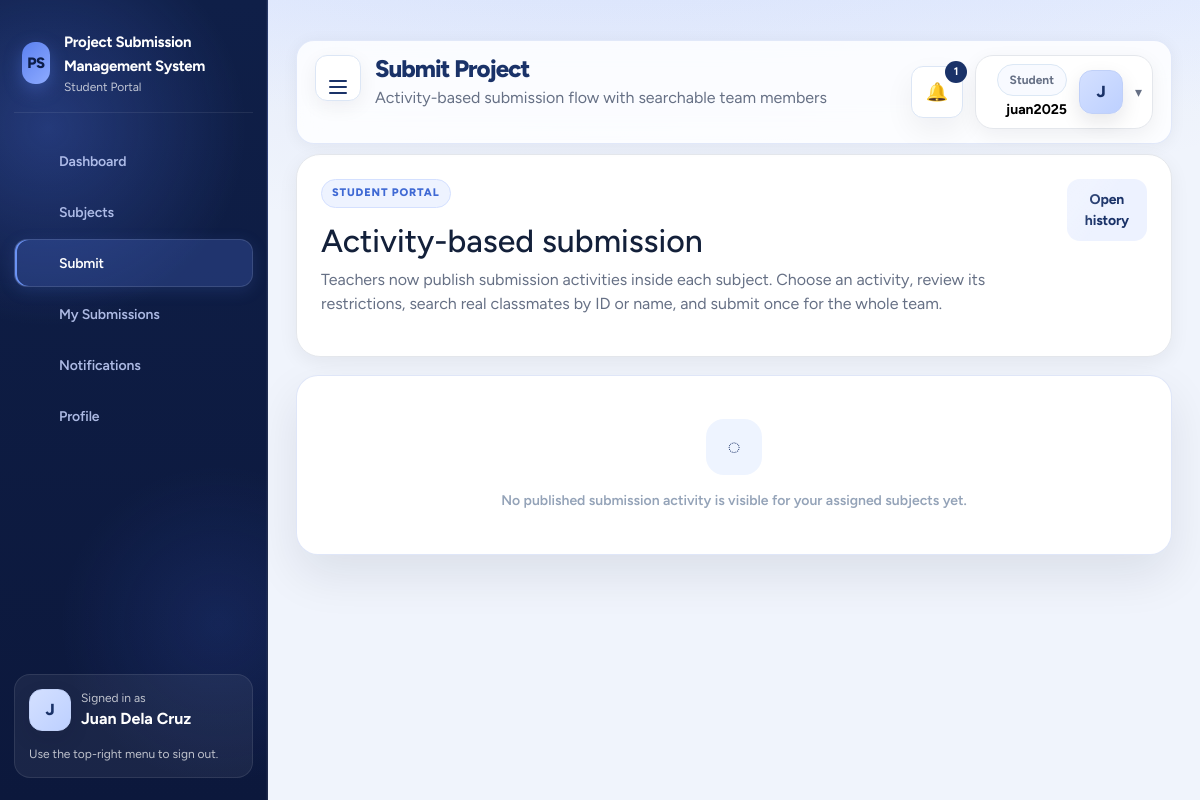
Page /project/student/submit.php (signed in) on the committed database.
### tables this page shows
CREATE TABLE submissions (
    id INT AUTO_INCREMENT PRIMARY KEY,
    team_id INT NOT NULL,
    student_id INT NOT NULL,
    submitted_by_student_id INT NULL,
    section_id INT NOT NULL,
    subject_id INT NOT NULL,
    activity_id INT NULL,
    attempt_no INT NOT NULL DEFAULT 1,
    assigned_system VARCHAR(255) NOT NULL,
    company_name VARCHAR(255) NOT NULL,
    project_url TEXT NOT NULL,
    video_url TEXT NOT NULL,
    admin_username VARCHAR(100) NULL,
    admin_password VARCHAR(255) NULL,
    user_username VARCHAR(100) NULL,
    user_password VARCHAR(255) NULL,
    contact_email VARCHAR(150) NOT NULL,
    attachment_path VARCHAR(255) NULL,
    status ENUM('pending', 'reviewed', 'graded', 'archived') NOT NULL DEFAULT 'pending',
    grade VARCHAR(50) NULL,
    teacher_feedback TEXT NULL,
    review_notes TEXT NULL,
    submitted_at TIMESTAMP DEFAULT CURRENT_TIMESTAMP,
    updated_at TIMESTAMP DEFAULT CURRENT_TIMESTAMP ON UPDATE CURRENT_TIMESTAMP,
    CONSTRAINT fk_submissions_team FOREIGN KEY (team_id) REFERENCES teams(id) ON DELETE CASCADE ON UPDATE CASCADE,
    CONSTRAINT fk_submissions_student FOREIGN KEY (student_id) REFERENCES students(id) ON DELETE RESTRICT ON UPDATE CASCADE,
    CONSTRAINT fk_submissions_submitted_by FOREIGN KEY (submitted_by_student_id) REFERENCES students(id) ON DELETE SET NULL ON UPDATE CASCADE,
    CONSTRAINT fk_submissions_section FOREIGN KEY (section_id) REFERENCES sections(id) ON DELETE RESTRICT ON UPDATE CASCADE,
    CONSTRAINT fk_submissions_subject FOREIGN KEY (subject_id) REFERENCES subjects(id) ON DELETE RESTRICT ON UPDATE CASCADE,
    CONSTRAINT fk_submissions_activity FOREIGN KEY (activity_id) REFERENCES submission_activities(id) ON DELETE SET NULL ON UPDATE CASCADE,
    INDEX idx_team_activity_attempt (team_id, activity_id, attempt_no),
    INDEX idx_student_activity_attempt (student_id, activity_id, attempt_no)
);

CREATE TABLE students (
    id INT AUTO_INCREMENT PRIMARY KEY,
    student_id VARCHAR(50) NOT NULL UNIQUE,
    full_name VARCHAR(150) NOT NULL,
    email VARCHAR(150) NOT NULL UNIQUE,
    username VARCHAR(100) NOT NULL UNIQUE,
    password_hash VARCHAR(255) NOT NULL,
    avatar_path VARCHAR(255) NULL,
    section_id INT NOT NULL,
    account_status ENUM('pending', 'active', 'view_only', 'inactive', 'archived') NOT NULL DEFAULT 'pending',
    can_submit TINYINT(1) NOT NULL DEFAULT 1,
    created_at TIMESTAMP DEFAULT CURRENT_TIMESTAMP,
    updated_at TIMESTAMP DEFAULT CURRENT_TIMESTAMP ON UPDATE CURRENT_TIMESTAMP,
    CONSTRAINT fk_students_section FOREIGN KEY (section_id) REFERENCES sections(id) ON DELETE RESTRICT ON UPDATE CASCADE
);

### project/backend/config/app.php (called while the page is built, shortened)
<?php
function url(string $path = ''): string {
    return rtrim(APP_URL, '/') . '/' . ltrim($path, '/');
}
function asset_url(string $file): string {
    $relative = 'backend/assets/' . ltrim($file, '/');
    $absolute = dirname(__DIR__) . '/assets/' . ltrim($file, '/');
    $version = is_file($absolute) ? ('?v=' . filemtime($absolute)) : '';
    return url($relative) . $version;
}
function h(?string $value): string { return htmlspecialchars((string) $value, ENT_QUOTES, 'UTF-8'); }

### project/backend/config/auth.php (called while the page is built, shortened)
<?php
require_once __DIR__ . '/db.php';
function current_portal_role(): ?string {
    static $portalRole = null;
    static $resolved = false;
    if ($resolved) {
        return $portalRole;
    }
    $scriptPath = str_replace('\\', '/', $_SERVER['SCRIPT_NAME'] ?? '');
    $segments = array_values(array_filter(explode('/', trim($scriptPath, '/'))));
    $portalRole = $segments[1] ?? null;
    $resolved = true;
    return $portalRole;
}
function session_auth_store(): array {
    $auth = $_SESSION['auth'] ?? [];
    return is_array($auth) ? $auth : [];
}
function current_role(): ?string {
    $portalRole = current_portal_role();
    $auth = session_auth_store();
    if ($portalRole && isset($auth[$portalRole]['user'])) {
        return $portalRole;
    }
    return null;
}
function current_user(): ?array {
    $portalRole = current_portal_role();
    $auth = session_auth_store();
    if ($portalRole && isset($auth[$portalRole]['user']) && is_array($auth[$portalRole]['user'])) {
        return $auth[$portalRole]['user'];
    }
    return null;
}
function count_unread_notifications(string $userType, int $userId): int {
    $stmt = pdo()->prepare('SELECT COUNT(*) FROM notifications WHERE user_type = ? AND user_id = ? AND is_read = 0');
    $stmt->execute([$userType, $userId]);
    return (int) $stmt->fetchColumn();
}

### project/backend/config/db.php (called while the page is built)
<?php
require_once __DIR__ . '/app.php';
function pdo(): PDO {
    static $pdo = null;
    if ($pdo instanceof PDO) {
        return $pdo;
    }
    $host = DB_HOST;
    $port = (string) DB_PORT;
    $db   = DB_NAME;
    $user = DB_USER;
    $pass = DB_PASS;
    $dsn = "mysql:host={$host};port={$port};dbname={$db};charset=utf8mb4";
    $options = [
        PDO::ATTR_ERRMODE => PDO::ERRMODE_EXCEPTION,
        PDO::ATTR_DEFAULT_FETCH_MODE => PDO::FETCH_ASSOC,
        PDO::ATTR_EMULATE_PREPARES => false,
    ];
    $pdo = new PDO($dsn, $user, $pass, $options);
    return $pdo;
}

### project/backend/helpers/query.php (the view, shortened to what this page needs)
<?php
require_once __DIR__ . '/../config/auth.php';
function student_team_submissions(int $studentId, bool $includeArchived = false): array {
    $sql = '
        SELECT DISTINCT
            sub.*,
            subj.subject_name,
            subj.subject_code,
            act.title AS activity_title,
            act.status AS activity_status,
            tm.role AS member_role,
            t.team_name,
            leader.full_name AS leader_name,
            (SELECT GROUP_CONCAT(st2.full_name ORDER BY st2.full_name SEPARATOR ", ")
             FROM team_members tm2
             JOIN students st2 ON st2.id = tm2.student_id
             WHERE tm2.team_id = t.id) AS team_members_list
        FROM team_members tm
        JOIN teams t ON t.id = tm.team_id
        JOIN submissions sub ON sub.team_id = t.id
        JOIN subjects subj ON subj.id = sub.subject_id
        LEFT JOIN submission_activities act ON act.id = sub.activity_id
        JOIN students leader ON leader.id = t.leader_student_id
        WHERE tm.student_id = ?
    ';
    if (!$includeArchived) {
        $sql .= ' AND sub.status <> "archived"';
    }
    $sql .= ' ORDER BY COALESCE(sub.updated_at, sub.submitted_at) DESC, sub.id DESC';
    $stmt = pdo()->prepare($sql);
    $stmt->execute([$studentId]);
    $rows = $stmt->fetchAll();
    return $rows;
}

### project/backend/helpers/query.php (the view, shortened to what this page needs)
<?php
require_once __DIR__ . '/../config/auth.php';
function student_team_submissions(int $studentId, bool $includeArchived = false): array {
    $sql = '
        SELECT DISTINCT
            sub.*,
            subj.subject_name,
            subj.subject_code,
            act.title AS activity_title,
            act.status AS activity_status,
            tm.role AS member_role,
            t.team_name,
            leader.full_name AS leader_name,
            (SELECT GROUP_CONCAT(st2.full_name ORDER BY st2.full_name SEPARATOR ", ")
             FROM team_members tm2
             JOIN students st2 ON st2.id = tm2.student_id
             WHERE tm2.team_id = t.id) AS team_members_list
        FROM team_members tm
        JOIN teams t ON t.id = tm.team_id
        JOIN submissions sub ON sub.team_id = t.id
        JOIN subjects subj ON subj.id = sub.subject_id
        LEFT JOIN submission_activities act ON act.id = sub.activity_id
        JOIN students leader ON leader.id = t.leader_student_id
        WHERE tm.student_id = ?
    ';
    if (!$includeArchived) {
        $sql .= ' AND sub.status <> "archived"';
    }
    $sql .= ' ORDER BY COALESCE(sub.updated_at, sub.submitted_at) DESC, sub.id DESC';
    $stmt = pdo()->prepare($sql);
    $stmt->execute([$studentId]);
    $rows = $stmt->fetchAll();
    return $rows;
}

### project/backend/partials/header.php (shortened to what this page needs)
<?php
$role = current_role();
$user = current_user();
$currentPath = $_SERVER['PHP_SELF'] ?? '';
$nav = [
    'admin' => [
        'Dashboard' => 'admin/dashboard.php',
        'Sections' => 'admin/sections.php',
        'Academic' => 'admin/academic.php',
        'Students' => 'admin/students.php',
        'Teachers' => 'admin/teachers.php',
        'Subjects' => 'admin/subjects.php',
        'Submissions' => 'admin/submissions.php',
        'Requests' => 'admin/requests.php',
        'Reports' => 'admin/reports.php',
        'Notifications' => 'admin/notifications.php',
        'Bulk Move' => 'admin/bulk_move.php',
        'Audit Logs' => 'admin/audit_logs.php',
        'System Tools' => 'admin/system_tools.php',
        'Settings' => 'admin/settings.php',
    ],
    'teacher' => [
        'Dashboard' => 'teacher/dashboard.php',
        'Students' => 'teacher/students.php',
        'Subjects' => 'teacher/subjects.php',
        'Submissions' => 'teacher/submissions.php',
        'Notifications' => 'teacher/notifications.php',
        'Profile' => 'teacher/profile.php',
    ],
    'student' => [
        'Dashboard' => 'student/dashboard.php',
        'Subjects' => 'student/subjects.php',
        'Submit' => 'student/submit.php',
        'My Submissions' => 'student/my_submissions.php',
        'Notifications' => 'student/notifications.php',
        'Profile' => 'student/profile.php',
    ],
];
$avatarInitial = strtoupper(substr(trim((string) ($user['full_name'] ?? $user['username'] ?? 'U')), 0, 1));
$avatarPath = trim((string) ($user['avatar_path'] ?? ''));
$avatarUrl = $avatarPath !== '' ? url(ltrim($avatarPath, '/')) : '';
$avatarStyle = $avatarUrl !== '' ? ' style="background-image:url(' . h($avatarUrl) . ')"' : '';
$avatarClasses = 'student-avatar';
$avatarSmallClasses = 'student-avatar student-avatar-small';
$unreadCount = 0;
if ($role && $user) {
    $unreadCount = count_unread_notifications($role, (int) $user['id']);
}
?>
<!doctype html>
<html lang="en">
<head>
  <link href="https://cdn.jsdelivr.net/npm/bootstrap@5.3.3/dist/css/bootstrap.min.css" rel="stylesheet">
  <link href="https://cdn.jsdelivr.net/npm/bootstrap-icons@1.11.3/font/bootstrap-icons.min.css" rel="stylesheet">
  <link rel="stylesheet" href="<?= h(asset_url('app.css')) ?>">
</head>
<body class="role-<?= h($role ?: 'guest') ?>">
<div class="app-shell">
<?php if ($role): ?>
  <aside class="sidebar sidebar-pro <?= $role === 'student' ? 'student-sidebar-shell' : '' ?>" data-sidebar>
    <div class="brand-block student-brand-block">
      <div class="brand-mark">PS</div>
      <div>
        <strong><?= h(APP_NAME) ?></strong>
        <div class="muted small sidebar-muted"><?= h(ucfirst($role)) ?> Portal</div>
      </div>
    </div>
    <nav class="side-nav <?= $role === 'student' ? 'student-side-nav-modern' : '' ?>">
      <?php foreach (($nav[$role] ?? []) as $label => $path): ?>
        <?php $isActive = str_contains($currentPath, basename($path)); ?>
        <a class="<?= $isActive ? 'active' : '' ?>" href="<?= h(url($path)) ?>" data-nav-label="<?= h($label) ?>" <?= $isActive ? 'aria-current="page"' : '' ?>>
          <span class="nav-icon"><?= $navIcons[$label] ?? ($navIcons['Settings'] ?? '') ?></span>
          <span><?= h($label) ?></span>
        </a>
      <?php endforeach; ?>
    </nav>
    <div class="sidebar-footer <?= $role === 'student' ? 'student-sidebar-profile' : '' ?>">
      <div class="student-sidebar-user">
        <div class="<?= h($avatarSmallClasses) ?>" data-student-avatar data-avatar-initial="<?= h($avatarInitial) ?>"<?= $avatarStyle ?>><?= h($avatarInitial) ?></div>
        <div>
          <div class="muted small sidebar-muted">Signed in as</div>
          <strong><?= h($user['full_name'] ?? $user['username'] ?? 'User') ?></strong>
        </div>
      </div>
      <div class="muted small sidebar-muted">Use the top-right menu to sign out.</div>
    </div>
  </aside>
<?php endif; ?>
<main class="main-content <?= $role ? '' : 'no-sidebar' ?>">
  <header class="topbar modern-topbar <?= $role === 'student' ? 'student-topbar-shell' : '' ?>">
    <div class="topbar-heading-wrap">
      <?php if ($role): ?>
        <button type="button" class="icon-btn sidebar-toggle-btn" data-sidebar-toggle aria-label="Toggle navigation" aria-expanded="true" title="Toggle navigation">
          <span class="sidebar-toggle-bars" aria-hidden="true"><span></span><span></span><span></span></span>
        </button>
      <?php endif; ?>
      <div>
      <h1><?= h($title ?? 'Dashboard') ?></h1>
      <?php if (!empty($subtitle)): ?><p class="muted"><?= h($subtitle) ?></p><?php endif; ?>
      </div>
    </div>
    <?php if ($role && $user): ?>
      <div class="topbar-meta modern-meta <?= $role === 'student' ? 'student-topbar-meta' : '' ?>">
        <div class="notification-menu">
          <button type="button" class="icon-btn topbar-alert-btn <?= str_contains($currentPath, 'notifications.php') ? 'is-current' : '' ?>" data-toggle-menu data-notification-toggle aria-expanded="false" aria-haspopup="true" aria-controls="topbar-notification-dropdown" aria-label="Toggle notifications<?= $unreadCount > 0 ? ' (' . (int) $unreadCount . ' unread)' : '' ?>" title="Notifications">
            <span class="topbar-alert-icon" aria-hidden="true">🔔</span>
            <?php if ($unreadCount > 0): ?><span class="badge-count"><?= (int) $unreadCount ?></span><?php endif; ?>
          </button>
        </div>
        <div class="profile-menu dropdown-shell <?= $role === 'student' ? 'student-topbar-usercard' : '' ?>" data-dropdown-shell>
          <button type="button" class="profile-toggle" data-dropdown-toggle aria-expanded="false" aria-label="Open profile menu" title="Profile menu">
            <div class="profile-toggle-copy">
              <div class="pill soft"><?= h(ucfirst($role)) ?></div>
              <strong><?= h($user['username'] ?? $user['full_name'] ?? 'User') ?></strong>
            </div>
            <div class="<?= h($avatarClasses) ?>" data-student-avatar data-avatar-initial="<?= h($avatarInitial) ?>"<?= $avatarStyle ?>><?= h($avatarInitial) ?></div>
            <span class="profile-caret" aria-hidden="true">▾</span>
          </button>
        </div>
      </div>
    <?php endif; ?>
  </header>

### rows in the picture
submissions: student.full_name "J", student.full_name "Juan Dela Cruz", id "1"

### other values in the picture
APP_NAME "Project Submission Management System"
$role "Student"
$label "Dashboard"
$label "Subjects"
$label "Submit"
$label "My Submissions"
$label "Notifications"
$label "Profile"
$title "Submit Project"
$subtitle "Activity-based submission flow with searchable team members"
$user['username'] "juan2025"
